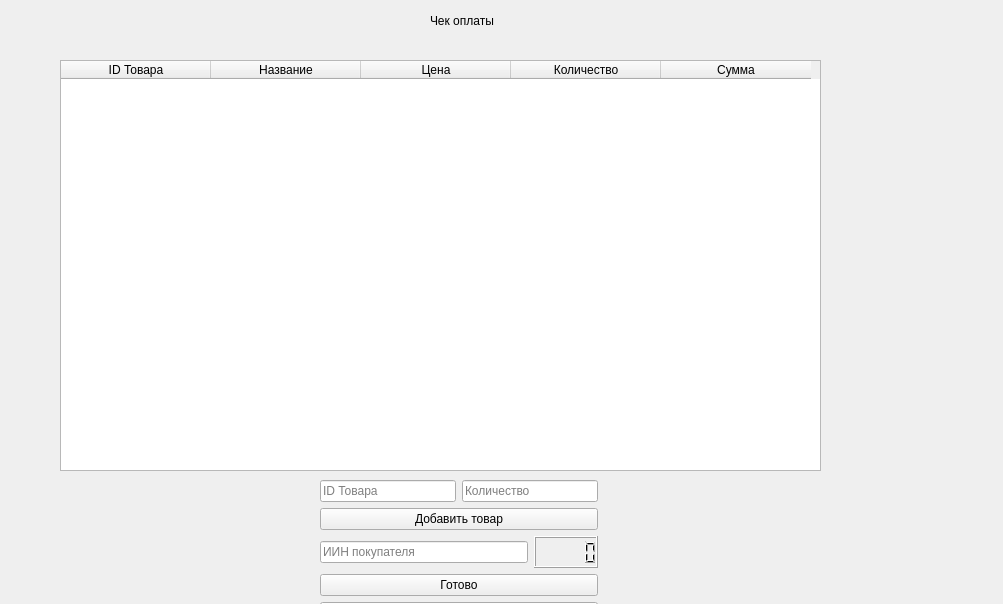
<?xml version="1.0" encoding="UTF-8"?>
<ui version="4.0">
 <class>Form</class>
 <widget class="QWidget" name="Form">
  <property name="geometry">
   <rect>qwwerqw
    <x>0</x>
    <y>0</y>
    <width>1003</width>
    <height>604</height>
   </rect>
  </property>
  <property name="windowTitle">
   <string>Form</string>
  </property>
  <widget class="QLabel" name="label">
   <property name="geometry">
    <rect>
     <x>430</x>
     <y>10</y>
     <width>71</width>
     <height>21</height>
    </rect>
   </property>
   <property name="text">
    <string>Чек оплаты</string>
   </property>
  </widget>
  <widget class="QTableWidget" name="tableWidget">
   <property name="geometry">
    <rect>
     <x>60</x>
     <y>60</y>
     <width>761</width>
     <height>411</height>
    </rect>
   </property>
   <attribute name="horizontalHeaderVisible">
    <bool>true</bool>
   </attribute>
   <attribute name="horizontalHeaderCascadingSectionResizes">
    <bool>true</bool>
   </attribute>
   <attribute name="horizontalHeaderDefaultSectionSize">
    <number>150</number>
   </attribute>
   <attribute name="horizontalHeaderShowSortIndicator" stdset="0">
    <bool>true</bool>
   </attribute>
   <attribute name="horizontalHeaderStretchLastSection">
    <bool>false</bool>
   </attribute>
   <attribute name="verticalHeaderCascadingSectionResizes">
    <bool>true</bool>
   </attribute>
   <attribute name="verticalHeaderShowSortIndicator" stdset="0">
    <bool>true</bool>
   </attribute>
   <attribute name="verticalHeaderStretchLastSection">
    <bool>true</bool>
   </attribute>
   <column>
    <property name="text">
     <string>ID Товара</string>
    </property>
   </column>
   <column>
    <property name="text">
     <string>Название</string>
    </property>
   </column>
   <column>
    <property name="text">
     <string>Цена</string>
    </property>
   </column>
   <column>
    <property name="text">
     <string>Количество</string>
    </property>
   </column>
   <column>
    <property name="text">
     <string>Сумма</string>
    </property>
   </column>
  </widget>
  <widget class="QWidget" name="">
   <property name="geometry">
    <rect>
     <x>320</x>
     <y>480</y>
     <width>278</width>
     <height>144</height>
    </rect>
   </property>
   <layout class="QVBoxLayout" name="verticalLayout_2">
    <item>
     <layout class="QVBoxLayout" name="verticalLayout">
      <item>
       <layout class="QHBoxLayout" name="horizontalLayout">
        <item>
         <widget class="QLineEdit" name="lineEdit">
          <property name="placeholderText">
           <string>ID Товара</string>
          </property>
         </widget>
        </item>
        <item>
         <widget class="QLineEdit" name="lineEdit_2">
          <property name="placeholderText">
           <string>Количество</string>
          </property>
         </widget>
        </item>
       </layout>
      </item>
      <item>
       <widget class="QPushButton" name="pushButton">
        <property name="text">
         <string>Добавить товар</string>
        </property>
       </widget>
      </item>
     </layout>
    </item>
    <item>
     <layout class="QHBoxLayout" name="horizontalLayout_2">
      <item>
       <widget class="QLineEdit" name="lineEdit_3">
        <property name="placeholderText">
         <string>ИИН покупателя</string>
        </property>
       </widget>
      </item>
      <item>
       <widget class="QLCDNumber" name="lcdNumber"/>
      </item>
     </layout>
    </item>
    <item>
     <widget class="QPushButton" name="pushButton_2">
      <property name="text">
       <string>Готово</string>
      </property>
     </widget>
    </item>
    <item>
     <widget class="QPushButton" name="pushButton_3">
      <property name="text">
       <string>Отмена</string>
      </property>
     </widget>
    </item>
   </layout>
  </widget>
 </widget>
 <resources/>
 <connections/>
</ui>
